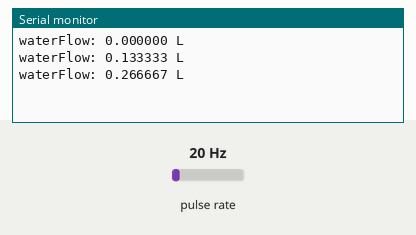
The sketch below on a simulated ESP32. Parts: the last lines printed to the serial monitor. Wiring (inferred from the names in the program): pulse sensor: data GPIO 22. The inputs (shaded band) are chosen by the test bench; at power-on: pulse rate 20 Hz.

Above: at 1.2 s.
1.3 s: pulse rate (sensor on GPIO 22) set to 4 Hz
At 1.9 s:
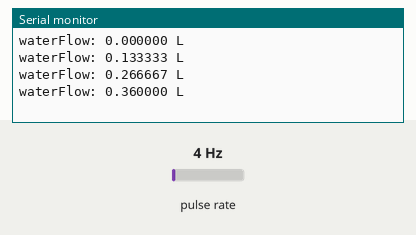
2.8 s: pulse rate (sensor on GPIO 22) set to 50 Hz
At 3.4 s:
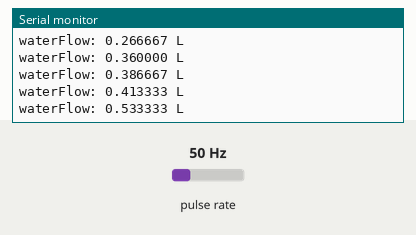
Timing chart, 0 to 5.8 s (numbered marks = the images above; inputs shaded):
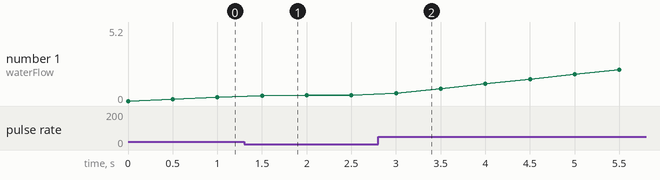

The sketch:

Acceleration.ino
```cpp
// ✅ ESP32 Version of Your Flow Sensor Test Code
// Signal wire connected to GPIO12

volatile double waterFlow = 0.0;

static const uint8_t FLOW_PIN = 22;   // D11 ✅ SAFE

void IRAM_ATTR pulse() {
  waterFlow += 1.0 / 75.0;   // ✅ 75 pulses = 1 liter
}

void setup() {
  Serial.begin(9600);

  waterFlow = 0.0;

  pinMode(FLOW_PIN, INPUT);  // ❗ NOT INPUT_PULLUP if you use a divider

  attachInterrupt(
    digitalPinToInterrupt(FLOW_PIN),
    pulse,
    RISING
  );
}

void loop() {
  Serial.print("waterFlow: ");
  Serial.print(waterFlow, 6);   // show more precision
  Serial.println(" L");

  delay(500);
}
```

Measured:
- after the input at 1.3 s, the serial monitor: prints a new line after 0.20 s (image 1)
- after the input at 2.8 s, the serial monitor: prints a new line after 0.20 s (image 2)
- plotted number 1: 0.27 → 0.41 after the input at 1.3 s, 0.41 → 5.2 after the input at 2.8 s
